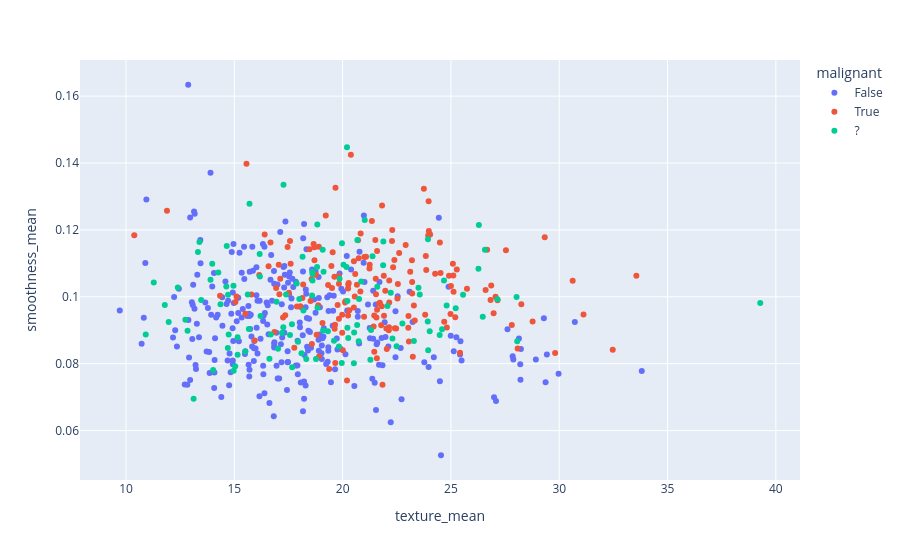

The code cell stored with this chart in its notebook:
### Code cell
# Fusion de X_train et y_train
df_train = X_train.copy()
df_train['malignant'] = y_train

# Préparation de X_test avec '?' pour "malevolent"
df_test = X_test.copy()
df_test['malignant'] = '?'

# Concaténation finale
pd.concat([df_train, df_test], ignore_index=True).plot(kind='scatter', x='texture_mean', y='smoothness_mean', color='malignant')

### Figure 1 — Plotly figure (JSON) as saved in the notebook; plotly's stock layout.template omitted (floating-point values rounded to 4 significant figures; data arrays with more than 128 entries replaced by an {"elided": "..."} marker saying what was removed)
{"data": [{"hovertemplate": "malignant=False<br>texture_mean=%{x}<br>smoothness_mean=%{y}<extra></extra>", "legendgroup": "False", "marker": {"color": "#636efa", "symbol": "circle"}, "mode": "markers", "name": "False", "orientation": "v", "showlegend": true, "x": {"elided": "285 float values"}, "xaxis": "x", "y": {"elided": "285 float values"}, "yaxis": "y", "type": "scatter"}, {"hovertemplate": "malignant=True<br>texture_mean=%{x}<br>smoothness_mean=%{y}<extra></extra>", "legendgroup": "True", "marker": {"color": "#EF553B", "symbol": "circle"}, "mode": "markers", "name": "True", "orientation": "v", "showlegend": true, "x": {"elided": "170 float values"}, "xaxis": "x", "y": {"elided": "170 float values"}, "yaxis": "y", "type": "scatter"}, {"hovertemplate": "malignant=?<br>texture_mean=%{x}<br>smoothness_mean=%{y}<extra></extra>", "legendgroup": "?", "marker": {"color": "#00cc96", "symbol": "circle"}, "mode": "markers", "name": "?", "orientation": "v", "showlegend": true, "x": [15.7, 17.26, 17.66, 19.08, 14.97, 18.0, 12.74, 18.61, 27.15, 20.53, 19.12, 20.67, 15.62, 18.15, 17.39, 18.6, 18.82, 17.94, 21.02, 26.27, 22.76, 23.56, 20.2, 16.68, 18.19, 21.6, 20.22, 18.61, 20.18, 11.97, 14.71, 19.96, 22.49, 13.32, 14.26, 21.28, 14.74, 16.17, 17.02, 15.15, 20.22, 14.65, 25.56, 19.97, 18.83, 22.3, 13.47, 24.59, 24.02, 11.28, 21.38, 19.86, 20.74, 24.68, 18.59, 16.95, 24.8, 22.07, 23.93, 23.94, 16.18, 16.62, 39.28, 25.22, 18.77, 19.1, 21.88, 23.95, 21.87, 18.1, 17.88, 17.2, 19.83, 13.12, 24.48, 20.86, 20.04, 28.03, 16.21, 19.32, 13.98, 14.7, 20.68, 26.29, 10.91, 23.5, 17.57, 19.6, 22.22, 17.27, 23.29, 12.84, 15.5, 15.67, 14.02, 13.39, 13.9, 20.26, 14.96, 21.31, 12.39, 17.67, 26.47, 15.04, 18.32, 26.57, 14.36, 20.76, 18.84, 11.79, 20.52, 15.15, 28.06, 14.63], "xaxis": "x", "y": [0.1278, 0.09087, 0.09179, 0.1141, 0.07793, 0.09934, 0.09311, 0.1068, 0.09929, 0.08931, 0.1075, 0.09156, 0.1007, 0.112, 0.1007, 0.1074, 0.1089, 0.08654, 0.123, 0.1084, 0.092, 0.1007, 0.1447, 0.08876, 0.09592, 0.103, 0.09872, 0.1049, 0.1089, 0.0925, 0.1006, 0.0802, 0.08523, 0.1134, 0.1073, 0.08117, 0.08875, 0.1128, 0.08445, 0.08792, 0.09073, 0.1152, 0.1006, 0.116, 0.1216, 0.08752, 0.09906, 0.09029, 0.08974, 0.1043, 0.1121, 0.1054, 0.08675, 0.1049, 0.1004, 0.09855, 0.0974, 0.09726, 0.09261, 0.1172, 0.1061, 0.08151, 0.09812, 0.09657, 0.08138, 0.08992, 0.1165, 0.08401, 0.1094, 0.08311, 0.104, 0.08915, 0.08511, 0.06955, 0.08855, 0.1046, 0.1096, 0.09997, 0.09425, 0.08968, 0.1099, 0.08472, 0.117, 0.1215, 0.08872, 0.1027, 0.08858, 0.08684, 0.1012, 0.1335, 0.08682, 0.08983, 0.08365, 0.09037, 0.07813, 0.1164, 0.1051, 0.08772, 0.1033, 0.09009, 0.1028, 0.07896, 0.09401, 0.07926, 0.08142, 0.1141, 0.09779, 0.09933, 0.09676, 0.09752, 0.08013, 0.08268, 0.08671, 0.1031], "yaxis": "y", "type": "scatter"}], "layout": {"xaxis": {"anchor": "y", "domain": [0.0, 1.0], "title": {"text": "texture_mean"}}, "yaxis": {"anchor": "x", "domain": [0.0, 1.0], "title": {"text": "smoothness_mean"}}, "legend": {"title": {"text": "malignant"}, "tracegroupgap": 0}, "margin": {"t": 60}}}
